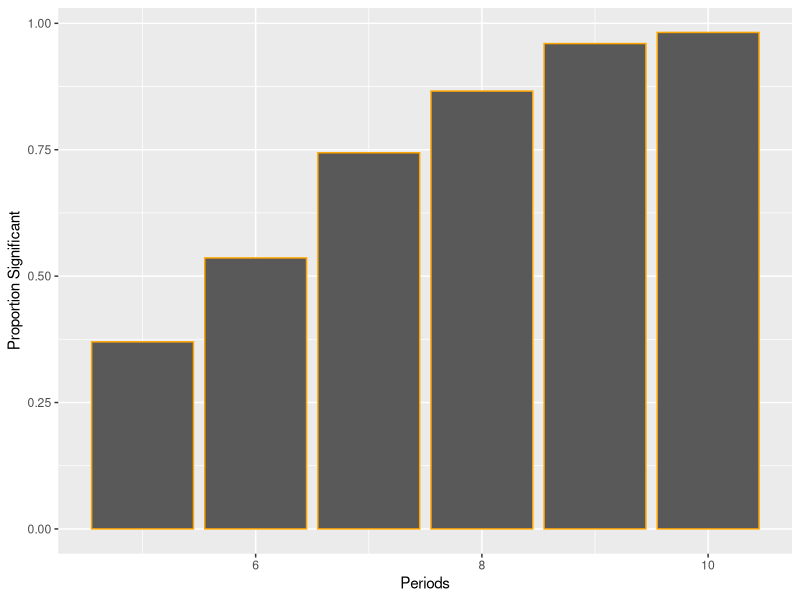

This chart was generated by the following R code: (Note: this script raises an error after producing the figure.)
library(tidyverse)
library(nlme)
options(scipen = 9999)

t_loop <- c(5, 6, 7, 8, 9, 10)
sims <- 500
outstore <- matrix(, nrow = length(t_loop)*sims, ncol = 4)
simcounter <- 0

for(val in t_loop){
  



for(k in 1:sims){
  simcounter <- simcounter +  1

people <- 100
time <- val
dfstore <- matrix(, nrow = people*time, ncol = 4)
count <- 0
for(i in 1:people){
  
  for(t in 1:time){
    count <- count + 1
    
    if(t == 1){
      dfstore[count, 1] <- i
      dfstore[count, 2] <- t
      dfstore[count, 3] <- rnorm(1, 0, 1)
      dfstore[count, 4] <- rnorm(1, 0, 1)
    }else{
      dfstore[count, 1] <- i
      dfstore[count, 2] <- t
      dfstore[count, 3] <- 0.5*dfstore[count - 1, 3] + rnorm(1, 0, 1)
      dfstore[count, 4] <- 0.5*dfstore[count - 1, 4] + 0.5*dfstore[count - 1, 3] + rnorm(1, 0, 1)
      
    }
    
  }

}
df <- data.frame(dfstore)
names(df) <- c('id', 'time', 'x', 'y')
model <- lme(y ~ x,
             random = ~1 | id,
             data = df)

beffect <- fixed.effects(model)[2]
pval <- summary(model)$tTable[2 , 5]

outstore[simcounter, 1] <- k
outstore[simcounter, 2] <- time
outstore[simcounter, 3] <- beffect
outstore[simcounter, 4] <- pval

}
  
}


dd <- data.frame(outstore)
names(dd) <- c('simulation', 'periods', 'beffect', 'pval')
d <- dd %>% group_by(periods) %>% 
  summarize(
    numsignificant = sum(pval < 0.05),
    meanbeta = mean(beffect)
  )

d <- d %>% mutate(propsignificant = numsignificant / sims)
ggplot(d, aes(x = periods, y = propsignificant)) + 
  geom_bar(stat = "identity", color = "orange") + 
  labs(y = "Proportion Significant",
       x = 'Periods')



d<- d %>% mutate(case = "t-largeeffect")
write.csv(d, "data/tlarge.csv", row.names = F)






